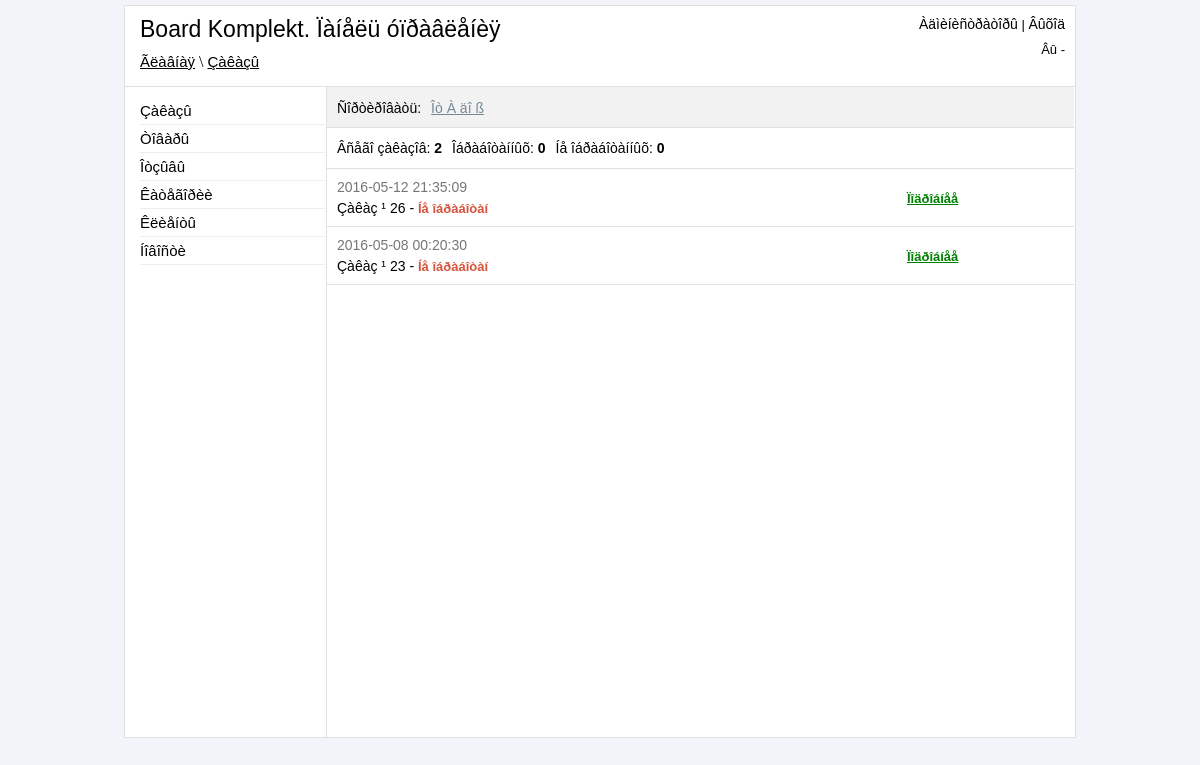
Page /admin/orders.php (signed in) on the earlier database version.
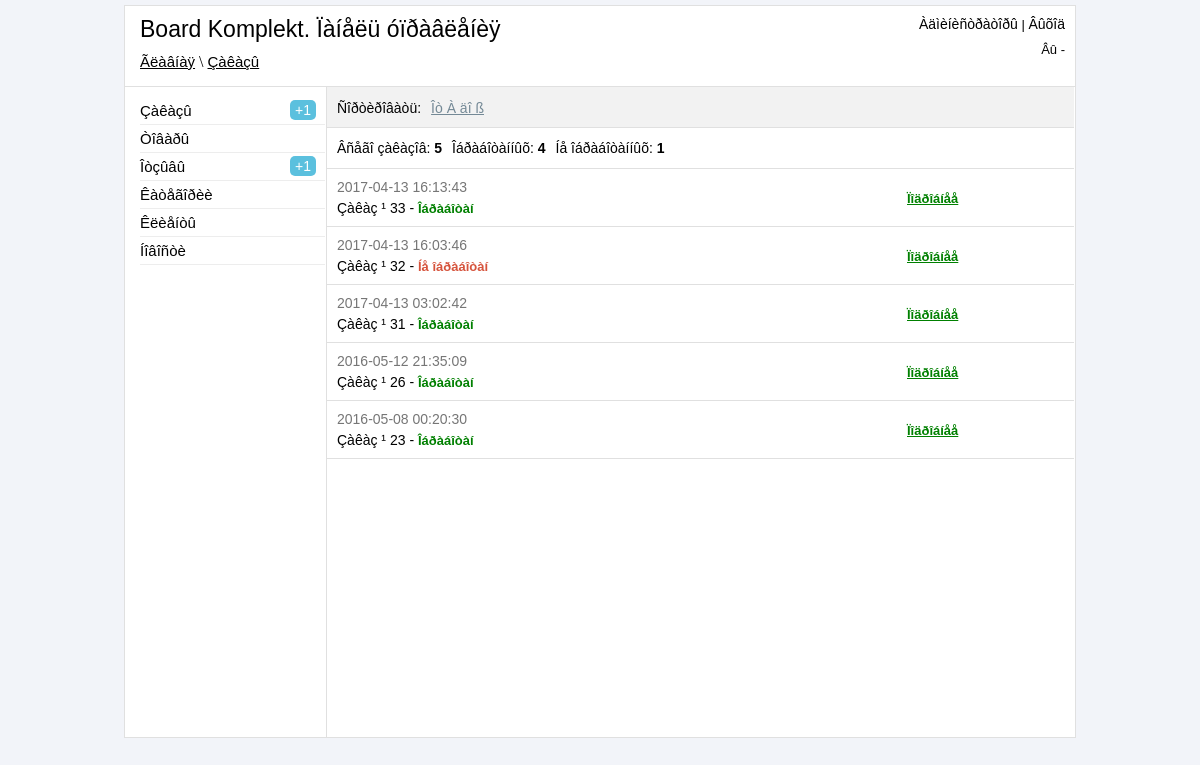
Same page on the later database version.
### tables this page shows
CREATE TABLE IF NOT EXISTS `orders` (
  `order_id` int(11) NOT NULL AUTO_INCREMENT,
  `id_buyer` int(11) NOT NULL,
  `order_datetime` datetime NOT NULL,
  `order_total_price` int(11) NOT NULL,
  `order_delivery` varchar(255) NOT NULL,
  `order_type_pay` varchar(100) NOT NULL,
  `order_note` text NOT NULL,
  `order_confirmed` varchar(50) NOT NULL DEFAULT 'no',
  `order_pay` varchar(40) NOT NULL,
  PRIMARY KEY (`order_id`),
  KEY `id_buyer` (`id_buyer`)
);

### admin/include/sort-orders.php (called while the page is built, shortened)
<?php
$sort = clear_strings($_GET["sort"]);
switch ($sort) {
        default:
        $sort = "ORDER BY order_id DESC";
        $sortName = "Îò À äî ß";
        break;
    }
?>

### admin/include/functions.php (called while the page is built)
<?php
function clear_strings($clear_string)
{
    $clear_string = strip_tags($clear_string);
    $clear_string = mysql_real_escape_string($clear_string);
    $clear_string = trim($clear_string);
    return $clear_string;
}
?>

### admin/orders.php (the view, shortened to what this page needs)
<?php
	if ($_SESSION['auth_admin'] == "yes_auth")
	{
		include("include/db_connect.php");
        include("include/functions.php");
        include("include/sort-orders.php");
?>
<!DOCTYPE HTML>
<html>
<head>
	<link href ="css/reset.css" rel="stylesheet" type="text/css" />
	<link href ="css/style.css" rel="stylesheet" type="text/css" />
    <link href ="jquery_confirm/jquery_confirm.css" rel="stylesheet" type="text/css" />
</head>
<body>
<div class="block-body">
	<?php
		include("include/block-header.php");
        $allOrders = mysql_query("SELECT * FROM orders", $link);
        $allOrdersResult = mysql_num_rows($allOrders);
        $allConfirmedOrders = mysql_query("SELECT * FROM orders WHERE order_confirmed = 'yes'", $link);
        $allConfirmedOrdersResult = mysql_num_rows($allConfirmedOrders);
        $allNoConfirmedOrders = mysql_query("SELECT * FROM orders WHERE order_confirmed = 'no'", $link);
        $allNoConfirmedOrdersResult = mysql_num_rows($allNoConfirmedOrders);
	?>
	<div class="block-content">
		<div class = "block-parameters">
            <ul class="list">
                <li>Ñîðòèðîâàòü:</li>
                <li><a class="select-links" href="#"><? echo $sortName; ?></a>
                </li>
            </ul>
		</div>
        <div class="block-info">
        <ul class="review-info-count">
            <li>Âñåãî çàêàçîâ: <b><?php echo $allOrdersResult;?></b></li>
            <li>Îáðàáîòàííûõ: <b><?php echo $allConfirmedOrdersResult;?></b></li>
            <li>Íå îáðàáîòàííûõ: <b><?php echo $allNoConfirmedOrdersResult;?></b></li>
        </ul>
        </div>
         <?php
                $num = 5;
                $page = (int)$_GET['page'];
                $count = mysql_query("SELECT COUNT(*) FROM orders $sort",$link);
                $temp = mysql_fetch_array($count);
                $page = intval($page);
                if(empty($page) or $page <= 0) $page = 1;
                    $start = $page * $num - $num;
                if($temp[0] > 0)
                {
                    $result = mysql_query("SELECT * FROM orders $sort LIMIT $start, $num", $link);
                    if(mysql_num_rows($result) > 0)
                    {
                        $row = mysql_fetch_array($result);
                        do
                        {
                            if ($row["order_confirmed"] == 'yes') {
                                $status = '<b class="green">Îáðàáîòàí</b>';
                            }
                            else {
                                $status = '<b class="red">Íå îáðàáîòàí</b>';
                            }
                            echo '
                            <div class="block-order">
                                <p class="order_datetime">'.$row["order_datetime"].'</p>
                                <p class="order_number">Çàêàç ¹ '.$row["order_id"].' - '.$status.'</p>
                                <p class="order_link"><a class="green" href="view_order.php?id='.$row["order_id"].'">Ïîäðîáíåå</a></p>
                            </div>
                            ';
                        } while ($row = mysql_fetch_array($result));
                    }
                }
            ?>
	</div>
</div>
</body>
</html>
<?php
	}
	else
	{
		header("Location: login.php");
	}
?>

### admin/include/block-header.php (shortened to what this page needs)
<?php
    $resultNoConfirmedOrders = mysql_query("SELECT * FROM orders WHERE order_confirmed='no'", $link);
    $countNoConfirmedOrders = mysql_num_rows($resultNoConfirmedOrders);
    if ($countNoConfirmedOrders > 0) {
        $count_str1 = '<p>+'.$countNoConfirmedOrders.'</p>';
    }
    else {
        $count_str1 = '';
    }
    $resultNoApprovedReviews = mysql_query("SELECT * FROM table_reviews WHERE approved='0'", $link);
    $countNoApprovedReviews = mysql_num_rows($resultNoApprovedReviews);
    if ($countNoApprovedReviews > 0) {
        $count_str2 = '<p>+'.$countNoApprovedReviews.'</p>';
    }
    else {
        $count_str2 = '';
    }
?>
<div class="block-header">
	<div class = "block-header-left">
		<h3>Board Komplekt. Ïàíåëü óïðàâëåíèÿ</h3>
		<p class="navigation"> <?php echo $_SESSION['urlpage'] ?></p>
	</div>
	<div class="block-header-right">
		<p align="right"><a href="administrators.php">Àäìèíèñòðàòîðû</a> | <a href="?logout">Âûõîä</a></p>
		<p align="right">Âû - <span><?php echo $_SESSION['admin_role']; ?></span></p>
	</div>
</div>
<div class="left-nav">
	<ul>
		<li><a href="orders.php">Çàêàçû</a><?php echo $count_str1; ?></li>
		<li><a href="products.php">Òîâàðû</a></li>
		<li><a href="reviews.php">Îòçûâû</a><?php echo $count_str2; ?></li>
		<li><a href="category.php">Êàòåãîðèè</a></li>
		<li><a href="clients.php">Êëèåíòû</a></li>
		<li><a href="news.php">Íîâîñòè</a></li>
	</ul>
</div>

Differences in the rows shown:
added orders: order_datetime "2017-04-13 16:13:43", order_id "33", order_confirmed "Îáðàáîòàí"
added orders: order_datetime "2017-04-13 16:03:46", order_id "32", order_confirmed "Íå îáðàáîòàí"
added orders: order_datetime "2017-04-13 03:02:42", order_id "31", order_confirmed "Îáðàáîòàí"
changed orders id 26: order_confirmed "Íå îáðàáîòàí" → "Îáðàáîòàí"
changed orders id 23: order_confirmed "Íå îáðàáîòàí" → "Îáðàáîòàí"
Other differences:
$countNoConfirmedOrders: (not shown) → "1"
$countNoApprovedReviews: (not shown) → "1"
$allOrdersResult: "2" → "5"
$allConfirmedOrdersResult: "0" → "4"
$allNoConfirmedOrdersResult: "0" → "1"
